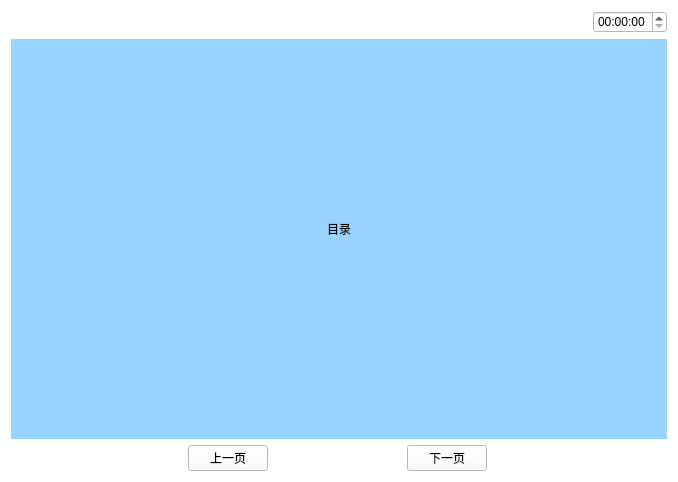
<?xml version="1.0" encoding="UTF-8"?>
<ui version="4.0">
 <class>Bangzhushouce</class>
 <widget class="QWidget" name="Bangzhushouce">
  <property name="geometry">
   <rect>
    <x>0</x>
    <y>0</y>
    <width>678</width>
    <height>482</height>
   </rect>
  </property>
  <property name="windowTitle">
   <string>Form</string>
  </property>
  <property name="styleSheet">
   <string notr="true">background-color: rgb(255, 255, 255);</string>
  </property>
  <layout class="QVBoxLayout" name="verticalLayout_3" stretch="1,5,1">
   <item>
    <layout class="QHBoxLayout" name="horizontalLayout_5">
     <item>
      <widget class="QPushButton" name="pushButton">
       <property name="text">
        <string/>
       </property>
       <property name="icon">
        <iconset resource="myimages.qrc">
         <normaloff>:/image/images/4g.png</normaloff>:/image/images/4g.png</iconset>
       </property>
       <property name="flat">
        <bool>true</bool>
       </property>
      </widget>
     </item>
     <item>
      <widget class="QPushButton" name="pushButton_2">
       <property name="text">
        <string/>
       </property>
       <property name="icon">
        <iconset resource="myimages.qrc">
         <normaloff>:/image/images/wireless.svg</normaloff>:/image/images/wireless.svg</iconset>
       </property>
       <property name="flat">
        <bool>true</bool>
       </property>
      </widget>
     </item>
     <item>
      <widget class="QPushButton" name="pushButton_3">
       <property name="text">
        <string/>
       </property>
       <property name="icon">
        <iconset resource="myimages.qrc">
         <normaloff>:/image/images/bl.svg</normaloff>:/image/images/bl.svg</iconset>
       </property>
       <property name="flat">
        <bool>true</bool>
       </property>
      </widget>
     </item>
     <item>
      <widget class="QPushButton" name="pushButton_4">
       <property name="text">
        <string/>
       </property>
       <property name="icon">
        <iconset resource="myimages.qrc">
         <normaloff>:/image/images/locate.svg</normaloff>:/image/images/locate.svg</iconset>
       </property>
       <property name="flat">
        <bool>true</bool>
       </property>
      </widget>
     </item>
     <item>
      <spacer name="horizontalSpacer_4">
       <property name="orientation">
        <enum>Qt::Horizontal</enum>
       </property>
       <property name="sizeHint" stdset="0">
        <size>
         <width>40</width>
         <height>20</height>
        </size>
       </property>
      </spacer>
     </item>
     <item>
      <widget class="QTimeEdit" name="timeEdit_2"/>
     </item>
    </layout>
   </item>
   <item>
    <widget class="QWidget" name="widget" native="true">
     <property name="sizePolicy">
      <sizepolicy hsizetype="Preferred" vsizetype="Preferred">
       <horstretch>0</horstretch>
       <verstretch>0</verstretch>
      </sizepolicy>
     </property>
     <property name="contextMenuPolicy">
      <enum>Qt::DefaultContextMenu</enum>
     </property>
     <property name="styleSheet">
      <string notr="true">background-color: rgb(153, 211, 255);</string>
     </property>
     <layout class="QVBoxLayout" name="verticalLayout_2" stretch="2,0">
      <item>
       <layout class="QHBoxLayout" name="horizontalLayout">
        <item>
         <widget class="QLabel" name="label">
          <property name="text">
           <string>目录</string>
          </property>
          <property name="alignment">
           <set>Qt::AlignCenter</set>
          </property>
         </widget>
        </item>
       </layout>
      </item>
      <item>
       <widget class="QLabel" name="label_6">
        <property name="text">
         <string/>
        </property>
        <property name="pixmap">
         <pixmap resource="myimages.qrc">:/image/images/mulu.png</pixmap>
        </property>
        <property name="scaledContents">
         <bool>true</bool>
        </property>
       </widget>
      </item>
     </layout>
    </widget>
   </item>
   <item>
    <layout class="QHBoxLayout" name="horizontalLayout_2">
     <item>
      <widget class="QPushButton" name="returnIndex">
       <property name="font">
        <font>
         <family>AR PL UMing TW MBE</family>
        </font>
       </property>
       <property name="styleSheet">
        <string notr="true">border-image: url(:/image/images/index.svg);</string>
       </property>
       <property name="text">
        <string/>
       </property>
       <property name="icon">
        <iconset resource="myimages.qrc">
         <normaloff>:/image/images/index.svg</normaloff>:/image/images/index.svg</iconset>
       </property>
       <property name="iconSize">
        <size>
         <width>40</width>
         <height>40</height>
        </size>
       </property>
       <property name="flat">
        <bool>true</bool>
       </property>
      </widget>
     </item>
     <item>
      <spacer name="horizontalSpacer">
       <property name="orientation">
        <enum>Qt::Horizontal</enum>
       </property>
       <property name="sizeHint" stdset="0">
        <size>
         <width>40</width>
         <height>20</height>
        </size>
       </property>
      </spacer>
     </item>
     <item>
      <widget class="QPushButton" name="pushButton_6">
       <property name="text">
        <string>上一页</string>
       </property>
      </widget>
     </item>
     <item>
      <spacer name="horizontalSpacer_3">
       <property name="orientation">
        <enum>Qt::Horizontal</enum>
       </property>
       <property name="sizeHint" stdset="0">
        <size>
         <width>40</width>
         <height>20</height>
        </size>
       </property>
      </spacer>
     </item>
     <item>
      <widget class="QPushButton" name="next">
       <property name="text">
        <string>下一页</string>
       </property>
      </widget>
     </item>
     <item>
      <spacer name="horizontalSpacer_2">
       <property name="orientation">
        <enum>Qt::Horizontal</enum>
       </property>
       <property name="sizeHint" stdset="0">
        <size>
         <width>40</width>
         <height>20</height>
        </size>
       </property>
      </spacer>
     </item>
     <item>
      <widget class="QPushButton" name="returnPage">
       <property name="text">
        <string/>
       </property>
       <property name="icon">
        <iconset resource="myimages.qrc">
         <normaloff>:/image/images/shangyiye.svg</normaloff>:/image/images/shangyiye.svg</iconset>
       </property>
       <property name="iconSize">
        <size>
         <width>40</width>
         <height>40</height>
        </size>
       </property>
       <property name="flat">
        <bool>true</bool>
       </property>
      </widget>
     </item>
    </layout>
   </item>
  </layout>
 </widget>
 <resources>
  <include location="myimages.qrc"/>
 </resources>
 <connections/>
</ui>
